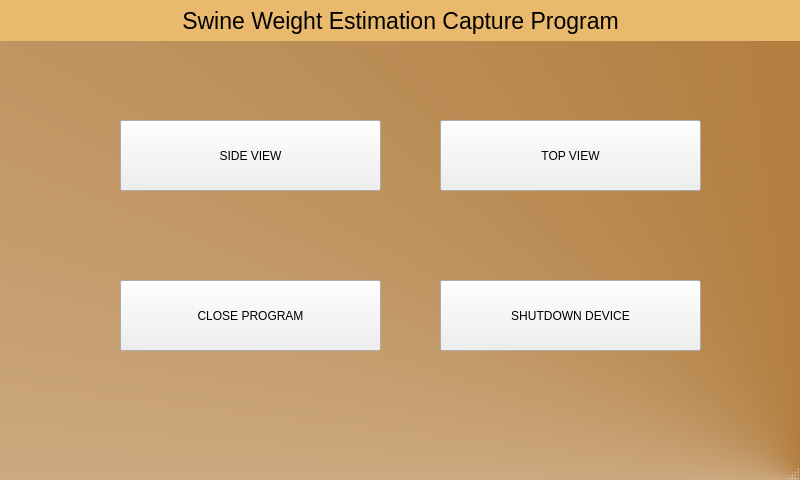
<?xml version="1.0" encoding="UTF-8"?>
<ui version="4.0">
 <class>MainWindow</class>
 <widget class="QMainWindow" name="MainWindow">
  <property name="geometry">
   <rect>
    <x>0</x>
    <y>0</y>
    <width>800</width>
    <height>480</height>
   </rect>
  </property>
  <property name="windowTitle">
   <string>MainWindow</string>
  </property>
  <property name="styleSheet">
   <string notr="true">#MainWindow
{
background-color: qconicalgradient(cx:1, cy:1, angle:0, stop:0 rgba(153, 83, 0, 255), stop:1 rgba(255, 255, 255, 255));
}</string>
  </property>
  <widget class="QWidget" name="centralwidget">
   <widget class="QLabel" name="label">
    <property name="geometry">
     <rect>
      <x>0</x>
      <y>0</y>
      <width>801</width>
      <height>41</height>
     </rect>
    </property>
    <property name="font">
     <font>
      <pointsize>17</pointsize>
     </font>
    </property>
    <property name="styleSheet">
     <string notr="true">background-color:  rgb(233, 185, 110)</string>
    </property>
    <property name="text">
     <string>Swine Weight Estimation Capture Program</string>
    </property>
    <property name="alignment">
     <set>Qt::AlignCenter</set>
    </property>
   </widget>
   <widget class="QPushButton" name="svButton">
    <property name="geometry">
     <rect>
      <x>120</x>
      <y>120</y>
      <width>261</width>
      <height>71</height>
     </rect>
    </property>
    <property name="text">
     <string>SIDE VIEW</string>
    </property>
   </widget>
   <widget class="QPushButton" name="tvButton">
    <property name="geometry">
     <rect>
      <x>440</x>
      <y>120</y>
      <width>261</width>
      <height>71</height>
     </rect>
    </property>
    <property name="text">
     <string>TOP VIEW</string>
    </property>
   </widget>
   <widget class="QPushButton" name="closeButton">
    <property name="geometry">
     <rect>
      <x>120</x>
      <y>280</y>
      <width>261</width>
      <height>71</height>
     </rect>
    </property>
    <property name="text">
     <string>CLOSE PROGRAM</string>
    </property>
   </widget>
   <widget class="QPushButton" name="shutdownButton">
    <property name="geometry">
     <rect>
      <x>440</x>
      <y>280</y>
      <width>261</width>
      <height>71</height>
     </rect>
    </property>
    <property name="text">
     <string>SHUTDOWN DEVICE</string>
    </property>
   </widget>
  </widget>
  <widget class="QMenuBar" name="menubar">
   <property name="geometry">
    <rect>
     <x>0</x>
     <y>0</y>
     <width>800</width>
     <height>26</height>
    </rect>
   </property>
  </widget>
  <widget class="QStatusBar" name="statusbar"/>
 </widget>
 <resources/>
 <connections/>
</ui>
